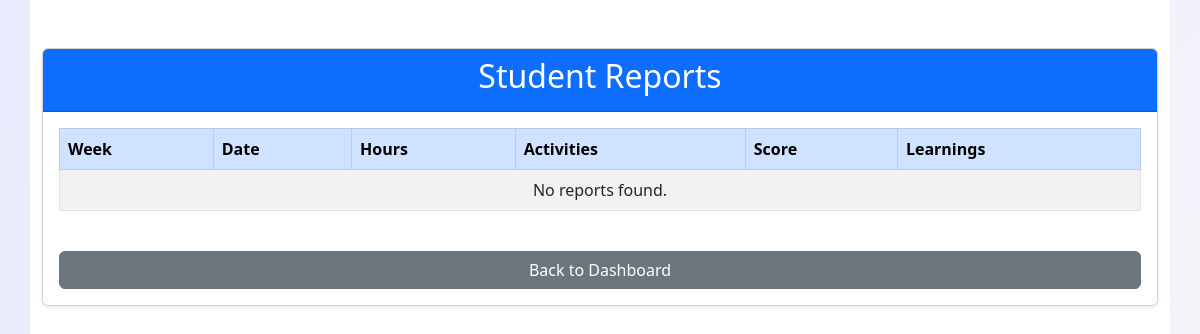
Page /coordinator/student-reports/ (signed in) on the earlier database version.
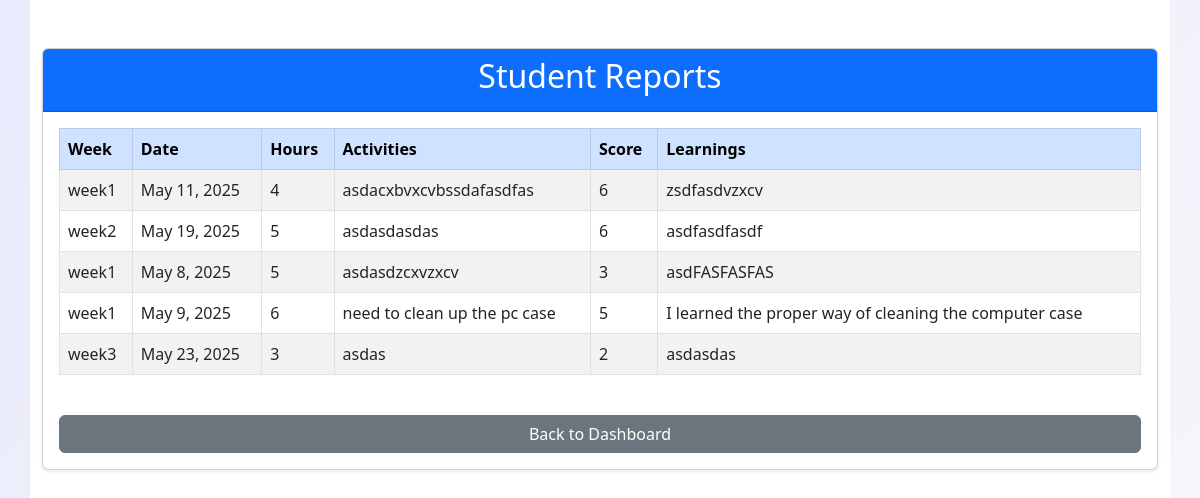
Same page on the later database version.
### project_app/models.py (models this page shows, shortened)
class WeekReport(models.Model):
    week = models.CharField(max_length=50)  # Week identifier (e.g., "Week 1")
    date = models.DateField()  # Date of the report
    hours = models.PositiveIntegerField()  # Number of hours
    activities = models.TextField()  # Activities/Tasks
    score = models.CharField(max_length=50)  # Score
    learnings = models.TextField()  # New Learnings

### project_app/views.py (the view)
# urls.py: path('coordinator/student-reports/', views.student_reports_view, name='student_reports'),
@login_required(login_url='coordinator_login')
def student_reports_view(request):
    reports = WeekReport.objects.all()
    return render(request, 'analyzer_app/student_reports.html', {'reports': reports})

### project_app/templates/analyzer_app/student_reports.html (shortened to what this page needs)
{% load static %}
<!DOCTYPE html>
<html lang="en">
<head>
    <link rel="stylesheet" type="text/css" href="{% static 'css/style.css' %}">
    <link href="https://cdn.jsdelivr.net/npm/bootstrap@5.3.0-alpha3/dist/css/bootstrap.min.css" rel="stylesheet">
</head>
<body>
    <div class="container py-5">
        <div class="card shadow-sm">
            <div class="card-header bg-primary text-white text-center">
                <h2>Student Reports</h2>
            </div>
            <div class="card-body">
                <div class="table-responsive mb-4">
                    <table class="table table-bordered table-striped">
                        <thead class="table-primary">
                            <tr>
                                <th>Week</th>
                                <th>Date</th>
                                <th>Hours</th>
                                <th>Activities</th>
                                <th>Score</th>
                                <th>Learnings</th>
                            </tr>
                        </thead>
                        <tbody>
                            {% for report in reports %}
                            <tr>
                                <td>{{ report.week }}</td>
                                <td>{{ report.date }}</td>
                                <td>{{ report.hours }}</td>
                                <td>{{ report.activities }}</td>
                                <td>{{ report.score }}</td>
                                <td>{{ report.learnings }}</td>
                            </tr>
                            {% empty %}
                            <tr>
                                <td colspan="6" class="text-center">No reports found.</td>
                            </tr>
                            {% endfor %}
                        </tbody>
                    </table>
                </div>
                <a href="{% url 'coordinator_dashboard' %}" class="btn btn-secondary w-100">Back to Dashboard</a>
            </div>
        </div>
    </div>
</body>
</html>

### project_app/static/css/style.css (style rules this page uses)
body { font-family: Arial, sans-serif; margin: 0; padding: 0; background-color: #f4f4f4; display: flex; justify-content: center; align-items: flex-start; height: 100vh; overflow: hidden; }
body { background: linear-gradient(135deg, #e9eafc 0%, #f7f7fa 100%); min-height: 100vh; }
.card { border-radius: 16px; box-shadow: 0 4px 24px rgba(0,0,0,0.08); border: none; }
.card-header { background: #6072E5; color: #fff; border-radius: 16px 16px 0 0; border: none; }
.container { width: 100%; height: 100%; padding: 20px; background-color: #ffffff; display: grid; grid-template-rows: auto 1fr; gap: 20px; box-sizing: border-box; }

Differences in the rows shown:
added WeekReport: week "week1", date "May 11, 2025", hours "4", activities "asdacxbvxcvbssdafasdfas", score "6", learnings "zsdfasdvzxcv"
added WeekReport: week "week2", date "May 19, 2025", hours "5", activities "asdasdasdas", score "6", learnings "asdfasdfasdf"
added WeekReport: week "week1", date "May 8, 2025", hours "5", activities "asdasdzcxvzxcv", score "3", learnings "asdFASFASFAS"
added WeekReport: week "week1", date "May 9, 2025", hours "6", activities "need to clean up the pc case", score "5", learnings "I learned the proper way of cleaning the computer case"
added WeekReport: week "week3", date "May 23, 2025", hours "3", activities "asdas", score "2", learnings "asdasdas"
Other differences:
text no longer shown: "No reports found."
